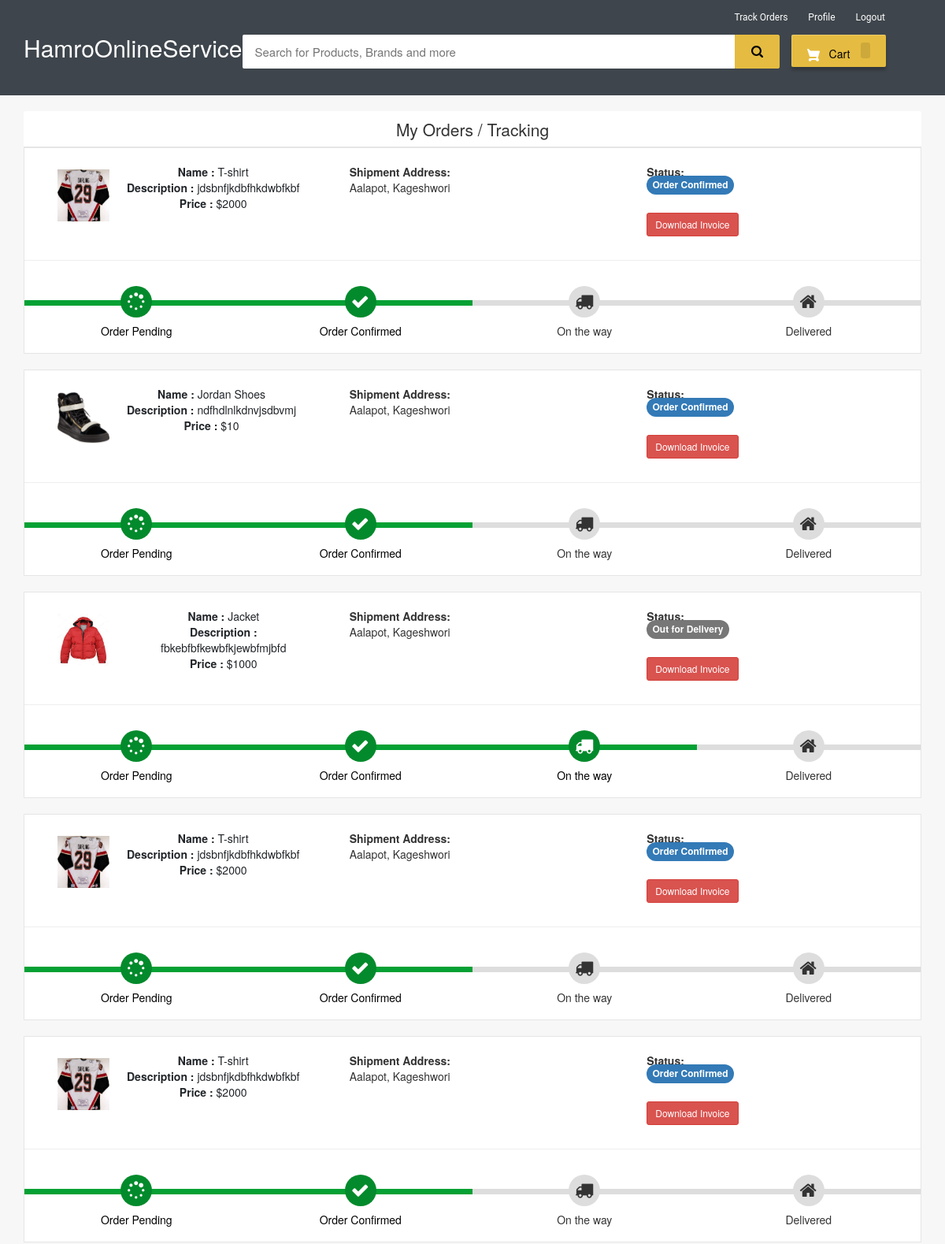
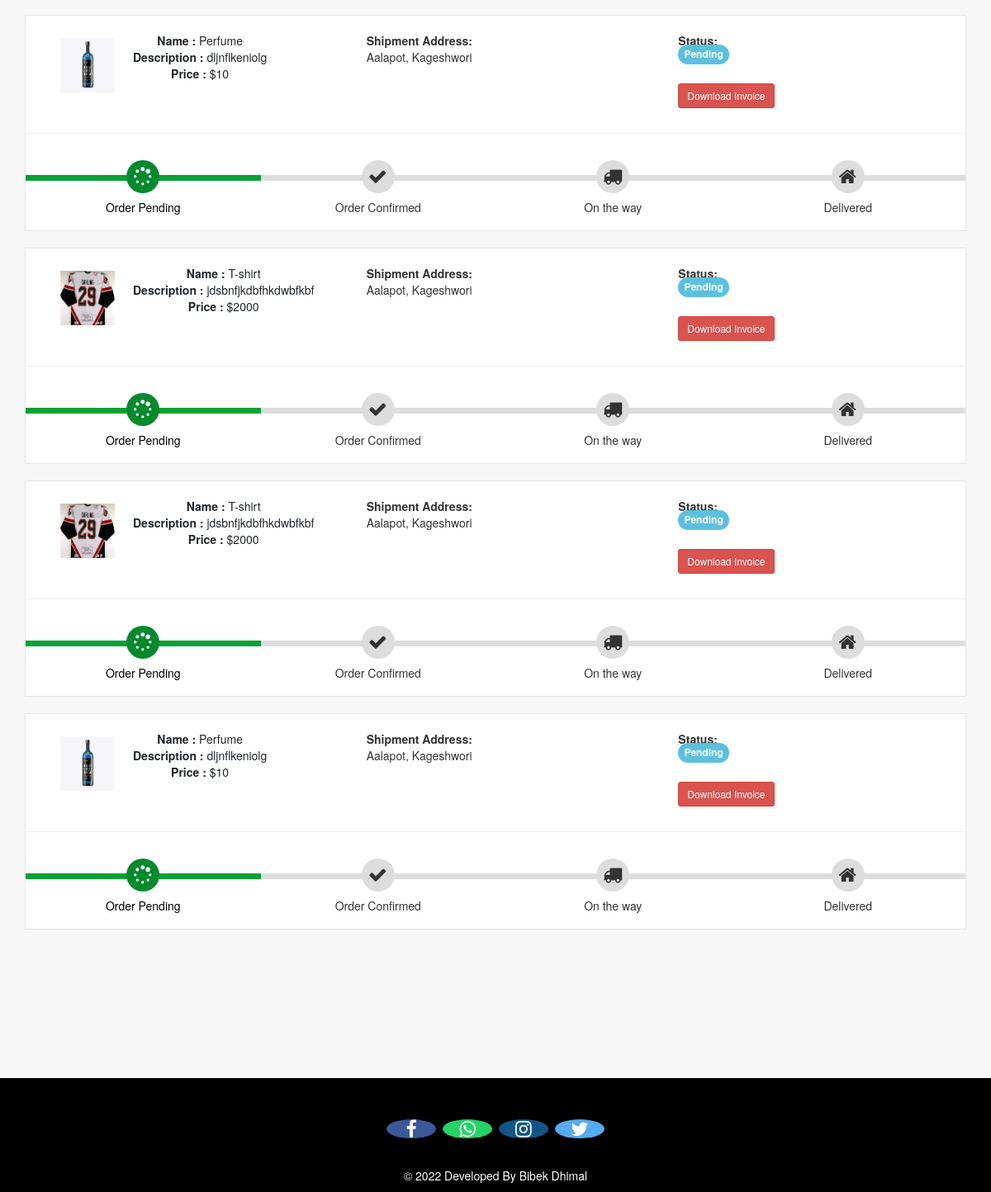
The app's page /my-order (signed in) with its own data (2 pictures, top to bottom).
### ecom/models.py (models this page shows, shortened)
class Product(models.Model):
    name=models.CharField(max_length=40)
    product_image= models.ImageField(upload_to='product_image/',null=True,blank=True)
    price = models.PositiveIntegerField()
    description=models.CharField(max_length=40)

class Orders(models.Model):
    STATUS =(
        ('Pending','Pending'),
        ('Order Confirmed','Order Confirmed'),
        ('Out for Delivery','Out for Delivery'),
        ('Delivered','Delivered'),
    )
    customer=models.ForeignKey('Customer', on_delete=models.CASCADE,null=True)
    product=models.ForeignKey('Product',on_delete=models.CASCADE,null=True)
    email = models.CharField(max_length=50,null=True)
    address = models.CharField(max_length=500,null=True)
    mobile = models.CharField(max_length=20,null=True)
    order_date= models.DateField(auto_now_add=True,null=True)
    status=models.CharField(max_length=50,null=True,choices=STATUS)

### ecom/views.py (the view)
# urls.py: path('my-order', views.my_order_view,name='my-order'),
@login_required(login_url='customerlogin')
@user_passes_test(is_customer)
def my_order_view(request):
    customer=models.Customer.objects.get(user_id=request.user.id)
    orders=models.Orders.objects.all().filter(customer_id = customer)
    ordered_products=[]
    for order in orders:
        ordered_product=models.Product.objects.all().filter(id=order.product.id)
        ordered_products.append(ordered_product)
    return render(request,'ecom/my_order.html',{'data':zip(ordered_products,orders)})

### ecom/views.py (called while the page is built)
def is_customer(user):
    return user.groups.filter(name='CUSTOMER').exists()

### templates/ecom/my_order.html (shortened to what this page needs)
{% extends 'ecom/customer_base.html' %}
{% load static %}
{% block content %}
<br>
<div class="container">
    <header class="card-header" style="text-align:center; font-size: 21px"> My Orders / Tracking </header>
    {% for products,order in data %}
    <article class="card">
        <div class="card-body">
            <ul class="row" style="margin-left:20px;margin-top:20px;">
                <li class="col-md-4">
                  <figure class="itemside mb-3">
                    {%for product in products%}
                      <div class="aside"><img src="{% static product.product_image.url %}" class="img-sm border"></div>
                      <figcaption class="info align-self-center">
                          <p class="title"><strong>Name : </strong>{{product.name}} <br> <strong>Description : </strong>{{product.description}} <br> <strong>Price : </strong>${{product.price}}</p>
                      </figcaption>
                  </figure>
                </li>
                <li class="col-md-4">
                    <div class="col"> <strong>Shipment Address:</strong> <br> {{order.address}}</div>
                </li>
                <li class="col-md-4">
                    <div class="col"> <strong>Status:</strong> <br>
                        {% if order.status == 'Pending'%}
                        <td> <span class="label label-info" style="font-size: 12px; border-radius: 30px;">{{order.status}}</span></td>
                        {% elif order.status == 'Delivered' %}
                        <td> <span class="label label-success" style="font-size: 12px; border-radius: 30px;">{{order.status}}</span></td>
                        {% elif order.status == 'Out for Delivery' %}
                        <td> <span class="label label-default" style="font-size: 12px; border-radius: 30px;">{{order.status}}</span></td>
                        {%else%}
                          <td> <span class="label label-primary" style="font-size: 12px; border-radius: 30px;">{{order.status}}</span></td>
                        {%endif%}
                    </div> <br>
                    <h4><a style="text-decoration:none;" href="{% url 'download-invoice' order.id product.id  %}" ><button class="btn btn-danger btn-sm">Download Invoice</button></a></h4>
                </li>
                {%endfor%}
            </ul>
            <hr>
            <div class="track">
                {%if order.status == 'Pending' %}
                <div class="step active"> <span class="icon"> <i style="padding-top:3px; padding-right:25px;" class="fa fa-spinner"></i> </span> <span class="text">Order Pending</span> </div>
                <div class="step "> <span class="icon"> <i style="padding-top:3px; padding-right:25px;" class="fa fa-check"></i> </span> <span class="text"> Order Confirmed</span> </div>
                <div class="step "> <span class="icon"> <i style="padding-top:3px; padding-right:25px;" class="fa fa-truck"></i> </span> <span class="text"> On the way </span> </div>
                <div class="step "> <span class="icon"> <i style="padding-top:3px; padding-right:25px;" class="fa fa-home"></i> </span> <span class="text">Delivered</span> </div>
                {%elif order.status == 'Order Confirmed' %}
                <div class="step active"> <span class="icon"> <i style="padding-top:3px; padding-right:25px;" class="fa fa-spinner"></i> </span> <span class="text">Order Pending</span> </div>
                <div class="step active"> <span class="icon"> <i style="padding-top:3px; padding-right:25px;" class="fa fa-check"></i> </span> <span class="text"> Order Confirmed</span> </div>
                <div class="step "> <span class="icon"> <i style="padding-top:3px; padding-right:25px;" class="fa fa-truck"></i> </span> <span class="text"> On the way </span> </div>
                <div class="step "> <span class="icon"> <i style="padding-top:3px; padding-right:25px;" class="fa fa-home"></i> </span> <span class="text">Delivered</span> </div>
                {%elif order.status == 'Out for Delivery'%}
                <div class="step active"> <span class="icon"> <i style="padding-top:3px; padding-right:25px;" class="fa fa-spinner"></i> </span> <span class="text">Order Pending</span> </div>
                <div class="step active"> <span class="icon"> <i style="padding-top:3px; padding-right:25px;" class="fa fa-check"></i> </span> <span class="text"> Order Confirmed</span> </div>
                <div class="step active"> <span class="icon"> <i style="padding-top:3px; padding-right:25px;" class="fa fa-truck"></i> </span> <span class="text"> On the way </span> </div>
                <div class="step "> <span class="icon"> <i style="padding-top:3px; padding-right:25px;" class="fa fa-home"></i> </span> <span class="text">Delivered</span> </div>
                {%endif%}
            </div>
        </div>
    </article><br>
    {%endfor%}
</div>
<br><br><br><br><br>
{% endblock content %}

### templates/ecom/customer_base.html (style rules this page uses)
body { background-color: #f7f7f7; }
.fa { font-size: 23px; width: 60px; text-align: center; text-decoration: none; margin: 5px 2px; border-radius: 50%; }
p { text-align: center; }

### templates/ecom/my_order.html (style rules this page uses)
body { background-color: #f7f7f7; }
.container { margin-top: 0px; margin-bottom: 0px }
.card { position: relative; display: -webkit-box; display: -ms-flexbox; display: flex; -webkit-box-orient: vertical; -webkit-box-direction: normal; -ms-flex-direction: column; flex-direction: column; min-width: 0; word-wrap: break-word; background-color: #fff; background-clip: border-box; border: 1px solid rgba(0, 0, 0, 0.1); border-radius: 0.10rem }
.card-header:first-child { border-radius: calc(0.37rem - 1px) calc(0.37rem - 1px) 0 0 }
.card-header { padding: 0.75rem 1.25rem; margin-bottom: 0; background-color: #fff; border-bottom: 1px solid rgba(0, 0, 0, 0.1) }
.track { position: relative; background-color: #ddd; height: 7px; display: -webkit-box; display: -ms-flexbox; display: flex; margin-bottom: 60px; margin-top: 50px }
.track .step { -webkit-box-flex: 1; -ms-flex-positive: 1; flex-grow: 1; width: 25%; margin-top: -18px; text-align: center; position: relative }
.track .step.active:before { background: #05a134 }
.track .step::before { height: 7px; position: absolute; content: ""; width: 100%; left: 0; top: 18px }
.track .step.active .icon { background: #038a2c; color: #fff }
.track .icon { display: inline-block; width: 40px; height: 40px; line-height: 40px; position: relative; border-radius: 100%; background: #ddd }
.track .step.active .text { font-weight: 400; color: #000 }
.track .text { display: block; margin-top: 7px }
.itemside { position: relative; display: -webkit-box; display: -ms-flexbox; display: flex; width: 100% }
.itemside .aside { position: relative; -ms-flex-negative: 0; flex-shrink: 0 }
.img-sm { width: 80px; height: 80px; padding: 7px }
ul.row, ul.row-sm { list-style: none; padding: 0 }
.itemside .info { padding-left: 15px; padding-right: 7px }
.itemside .title { display: block; margin-bottom: 5px; color: #212529 }
p { margin-top: 0; margin-bottom: 1rem }

### records on screen
Orders: address "Aalapot, Kageshwori", status "Order Confirmed", shows "Order Pending"
Product: product_image (picture), name "T-shirt", description "jdsbnfjkdbfhkdwbfkbf", price "2000"
Orders: address "Aalapot, Kageshwori", status "Order Confirmed", shows "Order Pending"
Product: product_image (picture), name "Jordan Shoes", description "ndfhdlnlkdnvjsdbvmj", price "10"
Orders: address "Aalapot, Kageshwori", status "Out for Delivery", shows "Order Pending"
Product: product_image (picture), name "Jacket", description "fbkebfbfkewbfkjewbfmjbfd", price "1000"
Orders: address "Aalapot, Kageshwori", status "Order Confirmed", shows "Order Pending"
Orders: address "Aalapot, Kageshwori", status "Order Confirmed", shows "Order Pending"
Orders: address "Aalapot, Kageshwori", status "Pending", shows "Order Pending"
Product: product_image (picture), name "Perfume", description "dljnflkeniolg", price "10"
Orders: address "Aalapot, Kageshwori", status "Pending", shows "Order Pending"
Orders: address "Aalapot, Kageshwori", status "Pending", shows "Order Pending"
Orders: address "Aalapot, Kageshwori", status "Pending", shows "Order Pending"
